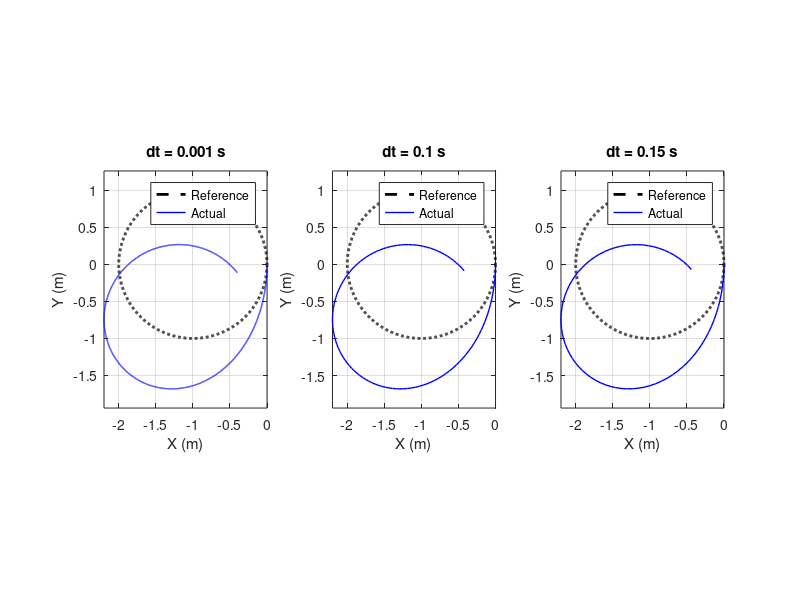

This chart was generated by the following MATLAB code: (Note: this script raises an error after producing the figure.)
% plot_curvilinear.m
% 논문 Fig.14-16 재현: 원형 궤적 추종 결과

function plot_curvilinear()
clear; clc;
addpath('results');
addpath('core');

R        = 0.2;
v_d      = 0.5;
e_target = 1.0;
Omega    = -v_d / e_target;   % = -0.5 rad/s
T_sim    = 2*pi / abs(Omega); % 원 한 바퀴 주기 ≈ 12.57 s

% 식 (39) 계산에 필요한 파라미터
Ms = 3; mp = 2; l = 0.075; g = 9.81;
Is = (2/3) * Ms * R^2;

%% 목표 원형 궤적 (기하학적 원 공식, phi에 무관)
% 곡률 반경 e_target의 원: 중심 (e_target*(cos(0)-1), 0) = (-e,0) → 반지름 e
t_ref = linspace(0, T_sim, 2000);
x_ref = e_target * (cos(Omega * t_ref) - 1);
y_ref = e_target *  sin(Omega * t_ref);

%% 결과 로드
load('results/results_curv_PD.mat');

%% 플롯
figure('Name', 'Fig.14-16 Circular Trajectory PD', ...
       'Position', [100, 100, 1100, 400]);

titles = {'dt = 0.001 s', 'dt = 0.1 s', 'dt = 0.15 s'};

for i = 1:3
    res  = results_curv_PD(i);
    tout = res.tout;

    dtheta = res.dq(:,1);
    beta   = res.q(:,4);

    % 실제 곡률 반경 e_actual: 식 (39) [매 시점 beta에서 계산]
    % e = R*dtheta^2*(Is - mp*R*l*cos(beta) + R^2*(Ms+mp)) / (mp*g*l*sin(beta))
    e_actual = R .* dtheta.^2 .* (Is - mp*R*l*cos(beta) + R^2*(Ms+mp)) ...
               ./ (mp*g*l*sin(beta) + 1e-10);
    % 수치 발산 방지 (과도 구간 등 beta≈0일 때 e가 비정상적으로 커짐)
    e_actual = max(min(e_actual, 10*e_target), 0.1*e_target);

    % heading angle psi: psi_dot = -R*dtheta/e_actual (식 33)
    psi = cumtrapz(tout, -R * dtheta ./ e_actual);

    % 글로벌 XY 적분
    dx = R * dtheta .* sin(psi);
    dy = -R * dtheta .* cos(psi);

    x = cumtrapz(tout, dx);
    y = cumtrapz(tout, dy);

    subplot(1, 3, i);
    plot(x_ref, y_ref, 'k--', 'LineWidth', 2, 'DisplayName', 'Reference'); hold on;
    plot(x, y,         'b-',  'LineWidth', 1, 'DisplayName', 'Actual');
    xlabel('X (m)'); ylabel('Y (m)');
    title(titles{i});
    legend('Location', 'best'); grid on;
    axis equal;
end

sgtitle('Circular Trajectory Tracking - PD Controller');
end
